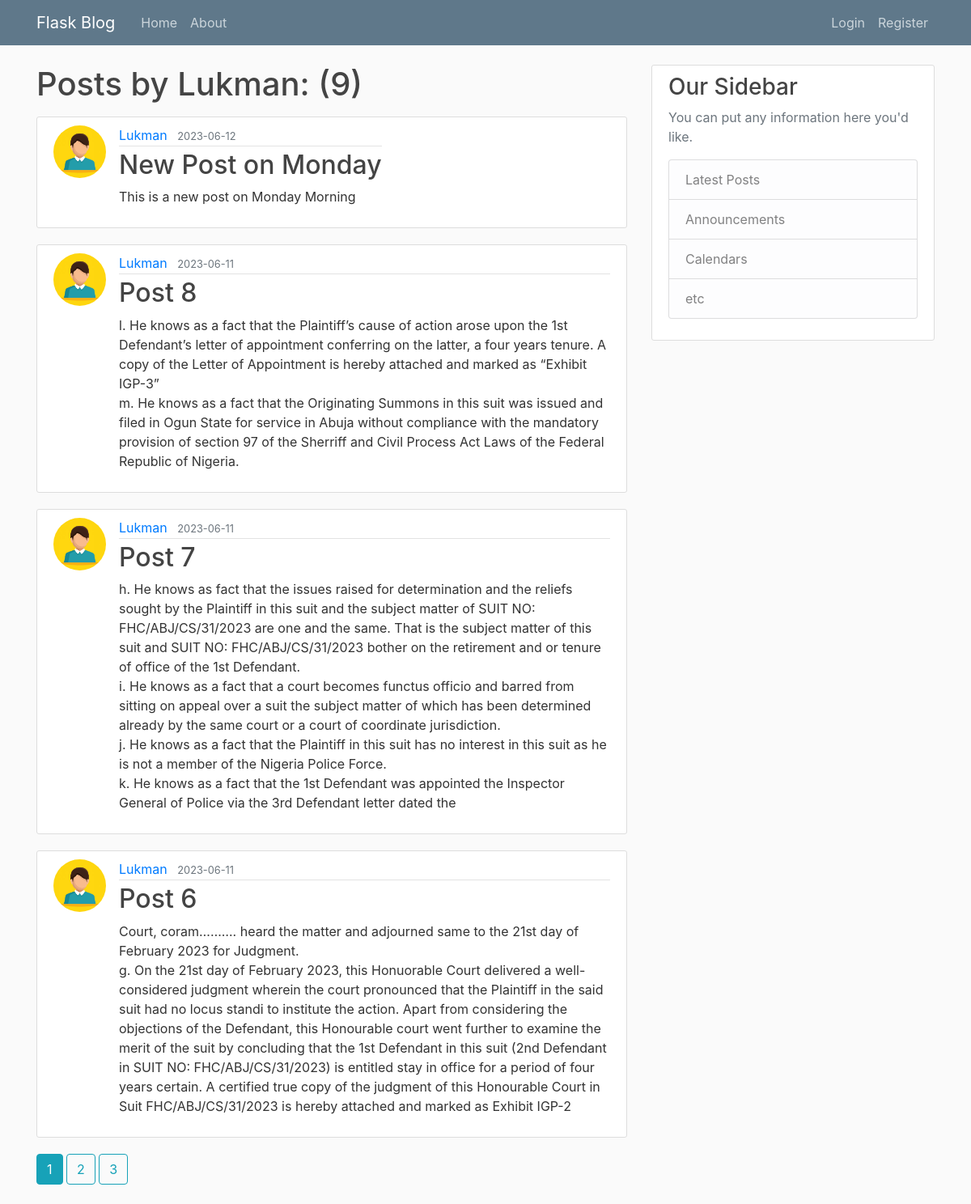
Page /user/Lukman on the committed database.
### flaskblog/models.py (models this page shows)
class User(db.Model, UserMixin):
    id = db.Column(db.Integer, primary_key=True)
    username = db.Column(db.String(20), unique=True, nullable=False)
    email = db.Column(db.String(120), unique=True, nullable=False)
    image_file = db.Column(db.String(20), nullable=False, default='default.jpg')
    password = db.Column(db.String(60), nullable=False)
    '''this user model has relationship with the post
    backref can be used to get the user who created
    the post'''
    posts = db.relationship('Post', backref='author', lazy=True)

class Post(db.Model):
    id = db.Column(db.Integer, primary_key=True)
    title = db.Column(db.String(100), nullable=False)
    date_posted = db.Column(db.DateTime, nullable=False, default=datetime.utcnow)
    content = db.Column(db.Text, nullable=False)
    user_id = db.Column(db.Integer, db.ForeignKey('user.id'), nullable=False)

### flaskblog/routes.py (the view)
@app.route("/user/<string:username>")
def user_posts(username):
    page = request.args.get('page', 1, type=int)
    user = User.query.filter_by(username=username).first_or_404()
    posts= Post.query.filter_by(author=user)\
        .order_by(Post.date_posted.desc())\
        .paginate(page=page, per_page=4)
    return render_template('user_posts.html', posts=posts, user=user)

### flaskblog/templates/user_posts.html
{% extends 'layout.html' %}
{% block content %}
<h1 class="mb-3"> Posts by {{ user.username }}: ({{ posts.total }})</h1>
    {% for post in posts.items %}
<article class="media content-section">
    <img class="rounded-circle article-img" src="{{ url_for('static', filename='profile_pics/'
     + post.author.image_file) }}">
<div class="mdeia-body">
   <div class="article-metadata">
   <a href="{{ url_for('user_posts', username=post.author.username) }}" class="mr-2">{{ post.author.username }}</a>
   <small class="text-muted">{{ post.date_posted.strftime('%Y-%m-%d') }}</small>
</div>
<h2><a href="{{ url_for('post', post_id=post.id) }}" class="article-title">{{ post.title }}</a></h2>
<p class="article-content">{{ post.content }}</p>
</div>
</article>
    {% endfor %}
{% for page_num in posts.iter_pages(left_edge=1, right_edge=1, left_current=1, right_current=2) %}
{% if page_num %}
{% if posts.page == page_num %}
    <a class="btn btn-info mb-4" href="{{ url_for('user_posts', username=user.username, page=page_num) }}">{{ page_num }}</a>
{% else %}
<a class="btn btn-outline-info mb-4" href="{{ url_for('user_posts', username=user.username, page=page_num) }}">{{ page_num }}</a>
{% endif %}
{% else %}
  ...
{% endif %}
{% endfor %}
{% endblock %}

### flaskblog/static/css/main.css (style rules this page uses)
body { background: #fafafa; color: #333333; margin-top: 5rem; }
h1, h2, h3, h4, h5, h6 { color: #444444; }
.content-section { background: #ffffff; padding: 10px 20px; border: 1px solid #dddddd; border-radius: 3px; margin-bottom: 20px; }
.article-title { color: #444444; }
.article-content { white-space: pre-line; }
.article-img { height: 65px; width: 65px; margin-right: 16px; }
.article-metadata { padding-bottom: 1px; margin-bottom: 4px; border-bottom: 1px solid #e3e3e3 }

### rows in the picture
User: username "Lukman"
Post: image_file (placeholder picture), author.username "Lukman", date_posted "2023-06-12", title "New Post on Monday", content "This is a new post on Monday Morning"
Post: image_file (placeholder picture), author.username "Lukman", date_posted "2023-06-11", title "Post 8", content "l. He knows as a fact that the Plaintiff’s cause of action arose upon the 1st Defendant’s letter of appointment conferring on the latter, a four years tenure. A copy of the Letter of Appointment is hereby attached and marked as “Exhibit IGP-3” m. He knows as a fact that the Originating Summons in this suit was issued and filed in Ogun State for service in Abuja without compliance with the mandatory provision of section 97 of the Sherriff and Civil Process Act Laws of the Federal Republic of Nigeria."
Post: image_file (placeholder picture), author.username "Lukman", date_posted "2023-06-11", title "Post 7", content "h. He knows as fact that the issues raised for determination and the reliefs sought by the Plaintiff in this suit and the subject matter of SUIT NO: FHC/ABJ/CS/31/2023 are one and the same. That is the subject matter of this suit and SUIT NO: FHC/ABJ/CS/31/2023 bother on the retirement and or tenure of office of the 1st Defendant. i. He knows as a fact that a court becomes functus officio and barred from sitting on appeal over a suit the subject matter of which has been determined already by the same court or a court of coordinate jurisdiction. j. He knows as a fact that the Plaintiff in this suit has no interest in this suit as he is not a member of the Nigeria Police Force. k. He knows as…"
Post: image_file (placeholder picture), author.username "Lukman", date_posted "2023-06-11", title "Post 6", content "Court, coram………. heard the matter and adjourned same to the 21st day of February 2023 for Judgment. g. On the 21st day of February 2023, this Honuorable Court delivered a well-considered judgment wherein the court pronounced that the Plaintiff in the said suit had no locus standi to institute the action. Apart from considering the objections of the Defendant, this Honourable court went further to examine the merit of the suit by concluding that the 1st Defendant in this suit (2nd Defendant in SUIT NO: FHC/ABJ/CS/31/2023) is entitled stay in office for a period of four years certain. A certified true copy of the judgment of this Honourable Court in Suit FHC/ABJ/CS/31/2023 is hereby attached…"

### other values in the picture
{{ posts.total }} "9"
{{ page_num }} "1"
{{ page_num }} "2" "3"
